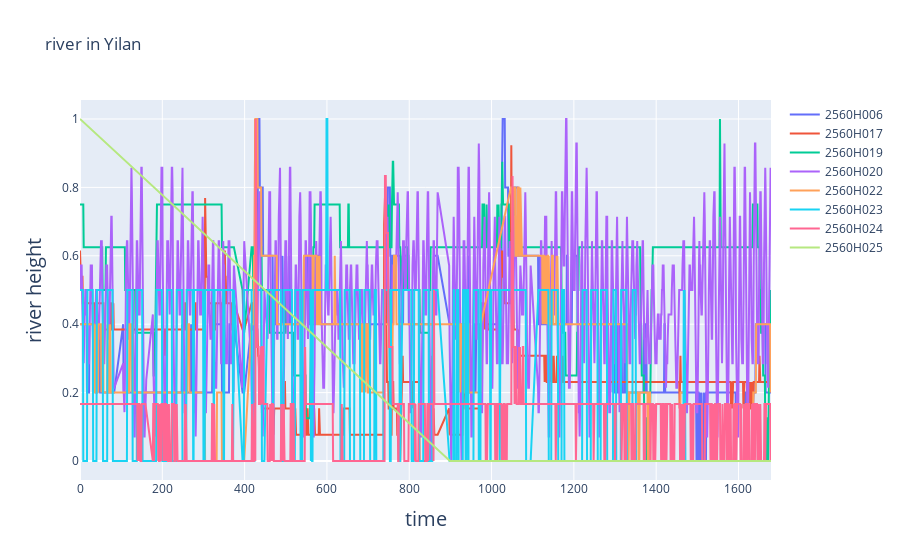

Notebook code for this chart:
### Code cell
river_V2_norm
show = plot.mat_plot(river_V2_norm.iloc[:,1:],x_name='time',y_name='river height', title='river in {}'.format(region_en))
show.plotly_plot()

### Figure 1 — Plotly figure (JSON) as saved in the notebook; plotly's stock layout.template omitted (floating-point values rounded to 4 significant figures; data arrays with more than 128 entries replaced by an {"elided": "..."} marker saying what was removed)
{"data": [{"name": "2560H006", "type": "scatter", "x": {"elided": "1680 int values"}, "y": {"elided": "1680 float values"}}, {"name": "2560H017", "type": "scatter", "x": {"elided": "1680 int values"}, "y": {"elided": "1680 float values"}}, {"name": "2560H019", "type": "scatter", "x": {"elided": "1680 int values"}, "y": {"elided": "1680 float values"}}, {"name": "2560H020", "type": "scatter", "x": {"elided": "1680 int values"}, "y": {"elided": "1680 float values"}}, {"name": "2560H022", "type": "scatter", "x": {"elided": "1680 int values"}, "y": {"elided": "1680 float values"}}, {"name": "2560H023", "type": "scatter", "x": {"elided": "1680 int values"}, "y": {"elided": "1680 float values"}}, {"name": "2560H024", "type": "scatter", "x": {"elided": "1680 int values"}, "y": {"elided": "1680 float values"}}, {"name": "2560H025", "type": "scatter", "x": {"elided": "1680 int values"}, "y": {"elided": "1680 float values"}}], "layout": {"title": {"text": "river in Yilan"}, "xaxis": {"title": {"font": {"size": 20}, "text": "time"}}, "yaxis": {"title": {"font": {"size": 20}, "text": "river height"}}}}
